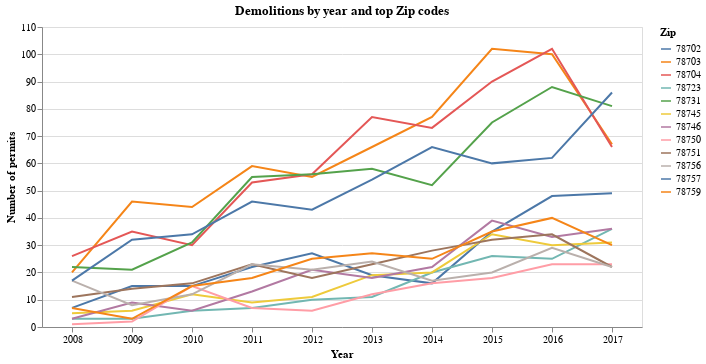

Here is the notebook cell this chart was saved with:
### Markdown cell above
## Possible additions by zip by year

This chart is interesting in that it shows the hottest zip codes (03 and 04) had drops in 2017, falling out of the lede for the first time since 2012. Not sure it is worth finding out why at this point, but... it's interesting.

### Code cell
# Filter out 2018 because it is a partial year
before_2018 = demolitions[demolitions['CalendarYearIssued'] != '2018']

# build a dataframe of yr, zip, count
demos_yr_zip = before_2018.groupby(['CalendarYearIssued','OriginalZip']).agg(dict(
    PermitNum='count'
)).reset_index()
demos_yr_zip.columns = ['Year', 'Zip', 'Count']
demos_yr_zip.shape
# demos_yr_zip.head()

# filter to 2017
zips_2017 = demos_yr_zip[demos_yr_zip['Year'] == '2017']

# filter the 2017 list to those with 20+ demos
# sort the list by count descending
zips_2017_top = zips_2017[zips_2017.Count > 19].sort_values('Count', ascending=False)

# Use the Zip code column above to filter the original demos_yr_zip datatable
# and create the new dataframe to chart
top_demos_yr_zip_new = demos_yr_zip[demos_yr_zip['Zip'].isin(zips_2017_top.Zip)]

alt.Chart(top_demos_yr_zip_new, title="Demolitions by year and top Zip codes").mark_line().encode(
    x=alt.X("Year:O",
            axis=alt.Axis(title="Year", labelAngle=0)),
    y=alt.Y("Count:Q",
            axis=alt.Axis(title="Number of permits")),
    color="Zip"
).properties(width=600)

### Figure 1 — Vega-Lite specification as saved in the notebook (floating-point values rounded to 4 significant figures)
{"$schema": "https://vega.github.io/schema/vega-lite/v2.4.1.json", "config": {"view": {"height": 300, "width": 400}}, "data": {"values": [{"Count": 7, "Year": "2008", "Zip": "78702"}, {"Count": 20, "Year": "2008", "Zip": "78703"}, {"Count": 26, "Year": "2008", "Zip": "78704"}, {"Count": 3, "Year": "2008", "Zip": "78723"}, {"Count": 22, "Year": "2008", "Zip": "78731"}, {"Count": 5, "Year": "2008", "Zip": "78745"}, {"Count": 3, "Year": "2008", "Zip": "78746"}, {"Count": 1, "Year": "2008", "Zip": "78750"}, {"Count": 11, "Year": "2008", "Zip": "78751"}, {"Count": 17, "Year": "2008", "Zip": "78756"}, {"Count": 17, "Year": "2008", "Zip": "78757"}, {"Count": 7, "Year": "2008", "Zip": "78759"}, {"Count": 15, "Year": "2009", "Zip": "78702"}, {"Count": 46, "Year": "2009", "Zip": "78703"}, {"Count": 35, "Year": "2009", "Zip": "78704"}, {"Count": 3, "Year": "2009", "Zip": "78723"}, {"Count": 21, "Year": "2009", "Zip": "78731"}, {"Count": 6, "Year": "2009", "Zip": "78745"}, {"Count": 9, "Year": "2009", "Zip": "78746"}, {"Count": 2, "Year": "2009", "Zip": "78750"}, {"Count": 14, "Year": "2009", "Zip": "78751"}, {"Count": 8, "Year": "2009", "Zip": "78756"}, {"Count": 32, "Year": "2009", "Zip": "78757"}, {"Count": 3, "Year": "2009", "Zip": "78759"}, {"Count": 15, "Year": "2010", "Zip": "78702"}, {"Count": 44, "Year": "2010", "Zip": "78703"}, {"Count": 30, "Year": "2010", "Zip": "78704"}, {"Count": 6, "Year": "2010", "Zip": "78723"}, {"Count": 31, "Year": "2010", "Zip": "78731"}, {"Count": 12, "Year": "2010", "Zip": "78745"}, {"Count": 6, "Year": "2010", "Zip": "78746"}, {"Count": 15, "Year": "2010", "Zip": "78750"}, {"Count": 16, "Year": "2010", "Zip": "78751"}, {"Count": 12, "Year": "2010", "Zip": "78756"}, {"Count": 34, "Year": "2010", "Zip": "78757"}, {"Count": 15, "Year": "2010", "Zip": "78759"}, {"Count": 22, "Year": "2011", "Zip": "78702"}, {"Count": 59, "Year": "2011", "Zip": "78703"}, {"Count": 53, "Year": "2011", "Zip": "78704"}, {"Count": 7, "Year": "2011", "Zip": "78723"}, {"Count": 55, "Year": "2011", "Zip": "78731"}, {"Count": 9, "Year": "2011", "Zip": "78745"}, {"Count": 13, "Year": "2011", "Zip": "78746"}, {"Count": 7, "Year": "2011", "Zip": "78750"}, {"Count": 23, "Year": "2011", "Zip": "78751"}, {"Count": 23, "Year": "2011", "Zip": "78756"}, {"Count": 46, "Year": "2011", "Zip": "78757"}, {"Count": 18, "Year": "2011", "Zip": "78759"}, {"Count": 27, "Year": "2012", "Zip": "78702"}, {"Count": 55, "Year": "2012", "Zip": "78703"}, {"Count": 56, "Year": "2012", "Zip": "78704"}, {"Count": 10, "Year": "2012", "Zip": "78723"}, {"Count": 56, "Year": "2012", "Zip": "78731"}, {"Count": 11, "Year": "2012", "Zip": "78745"}, {"Count": 21, "Year": "2012", "Zip": "78746"}, {"Count": 6, "Year": "2012", "Zip": "78750"}, {"Count": 18, "Year": "2012", "Zip": "78751"}, {"Count": 21, "Year": "2012", "Zip": "78756"}, {"Count": 43, "Year": "2012", "Zip": "78757"}, {"Count": 25, "Year": "2012", "Zip": "78759"}, {"Count": 19, "Year": "2013", "Zip": "78702"}, {"Count": 66, "Year": "2013", "Zip": "78703"}, {"Count": 77, "Year": "2013", "Zip": "78704"}, {"Count": 11, "Year": "2013", "Zip": "78723"}, {"Count": 58, "Year": "2013", "Zip": "78731"}, {"Count": 19, "Year": "2013", "Zip": "78745"}, {"Count": 18, "Year": "2013", "Zip": "78746"}, {"Count": 12, "Year": "2013", "Zip": "78750"}, {"Count": 23, "Year": "2013", "Zip": "78751"}, {"Count": 24, "Year": "2013", "Zip": "78756"}, {"Count": 54, "Year": "2013", "Zip": "78757"}, {"Count": 27, "Year": "2013", "Zip": "78759"}, {"Count": 16, "Year": "2014", "Zip": "78702"}, {"Count": 77, "Year": "2014", "Zip": "78703"}, {"Count": 73, "Year": "2014", "Zip": "78704"}, {"Count": 20, "Year": "2014", "Zip": "78723"}, {"Count": 52, "Year": "2014", "Zip": "78731"}, {"Count": 20, "Year": "2014", "Zip": "78745"}, {"Count": 22, "Year": "2014", "Zip": "78746"}, {"Count": 16, "Year": "2014", "Zip": "78750"}, {"Count": 28, "Year": "2014", "Zip": "78751"}, {"Count": 17, "Year": "2014", "Zip": "78756"}, {"Count": 66, "Year": "2014", "Zip": "78757"}, {"Count": 25, "Year": "2014", "Zip": "78759"}, {"Count": 35, "Year": "2015", "Zip": "78702"}, {"Count": 102, "Year": "2015", "Zip": "78703"}, {"Count": 90, "Year": "2015", "Zip": "78704"}, {"Count": 26, "Year": "2015", "Zip": "78723"}, {"Count": 75, "Year": "2015", "Zip": "78731"}, {"Count": 34, "Year": "2015", "Zip": "78745"}, {"Count": 39, "Year": "2015", "Zip": "78746"}, {"Count": 18, "Year": "2015", "Zip": "78750"}, {"Count": 32, "Year": "2015", "Zip": "78751"}, {"Count": 20, "Year": "2015", "Zip": "78756"}, {"Count": 60, "Year": "2015", "Zip": "78757"}, {"Count": 35, "Year": "2015", "Zip": "78759"}, {"Count": 48, "Year": "2016", "Zip": "78702"}, {"Count": 100, "Year": "2016", "Zip": "78703"}, {"Count": 102, "Year": "2016", "Zip": "78704"}, {"Count": 25, "Year": "2016", "Zip": "78723"}, {"Count": 88, "Year": "2016", "Zip": "78731"}, {"Count": 30, "Year": "2016", "Zip": "78745"}, {"Count": 33, "Year": "2016", "Zip": "78746"}, {"Count": 23, "Year": "2016", "Zip": "78750"}, {"Count": 34, "Year": "2016", "Zip": "78751"}, {"Count": 29, "Year": "2016", "Zip": "78756"}, {"Count": 62, "Year": "2016", "Zip": "78757"}, {"Count": 40, "Year": "2016", "Zip": "78759"}, {"Count": 49, "Year": "2017", "Zip": "78702"}, {"Count": 67, "Year": "2017", "Zip": "78703"}, {"Count": 66, "Year": "2017", "Zip": "78704"}, {"Count": 36, "Year": "2017", "Zip": "78723"}, {"Count": 81, "Year": "2017", "Zip": "78731"}, {"Count": 31, "Year": "2017", "Zip": "78745"}, {"Count": 36, "Year": "2017", "Zip": "78746"}, {"Count": 23, "Year": "2017", "Zip": "78750"}, {"Count": 22, "Year": "2017", "Zip": "78751"}, {"Count": 22, "Year": "2017", "Zip": "78756"}, {"Count": 86, "Year": "2017", "Zip": "78757"}, {"Count": 30, "Year": "2017", "Zip": "78759"}]}, "encoding": {"color": {"field": "Zip", "type": "nominal"}, "x": {"axis": {"labelAngle": 0, "title": "Year"}, "field": "Year", "type": "ordinal"}, "y": {"axis": {"title": "Number of permits"}, "field": "Count", "type": "quantitative"}}, "mark": "line", "title": "Demolitions by year and top Zip codes", "width": 600}
